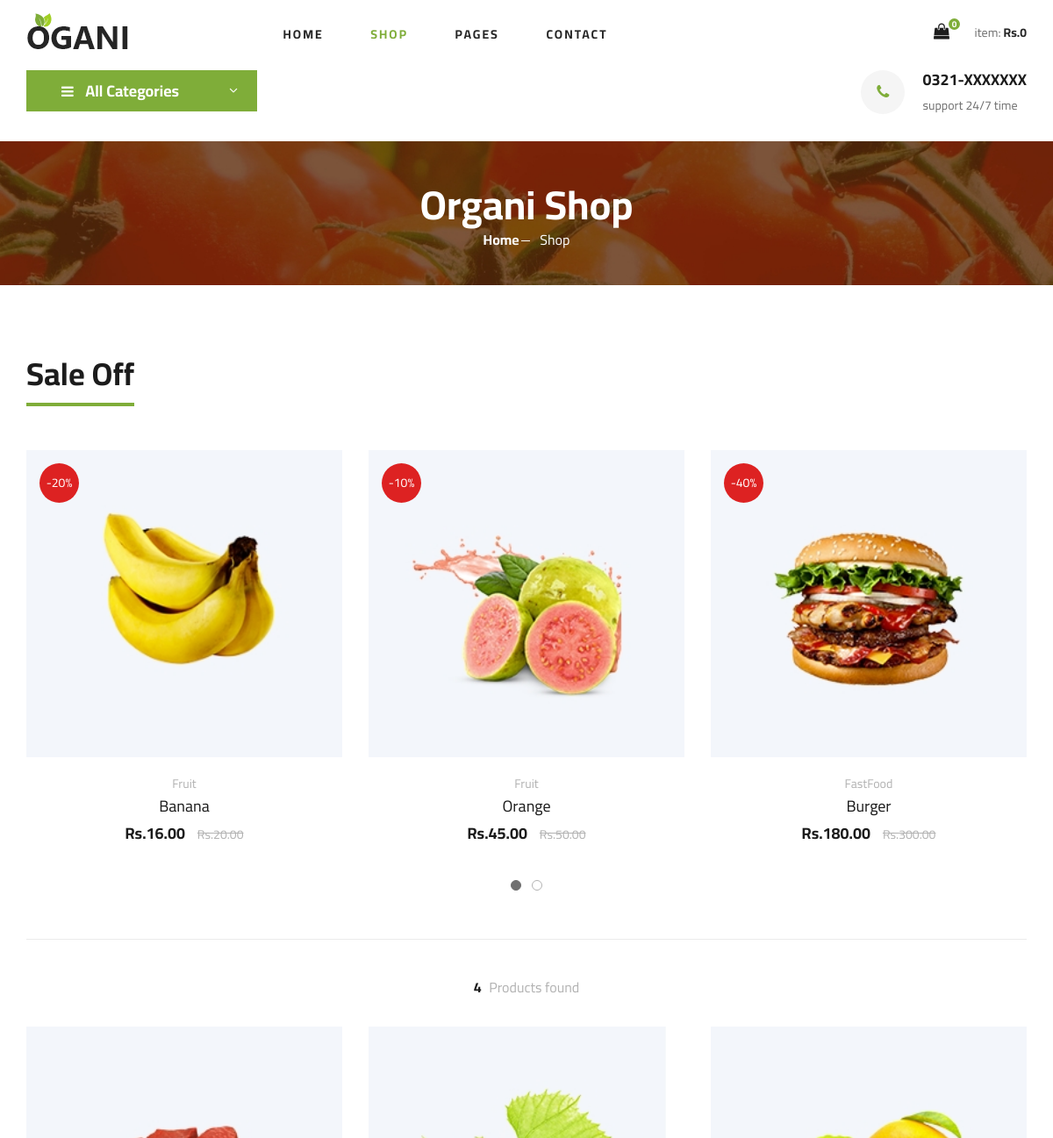
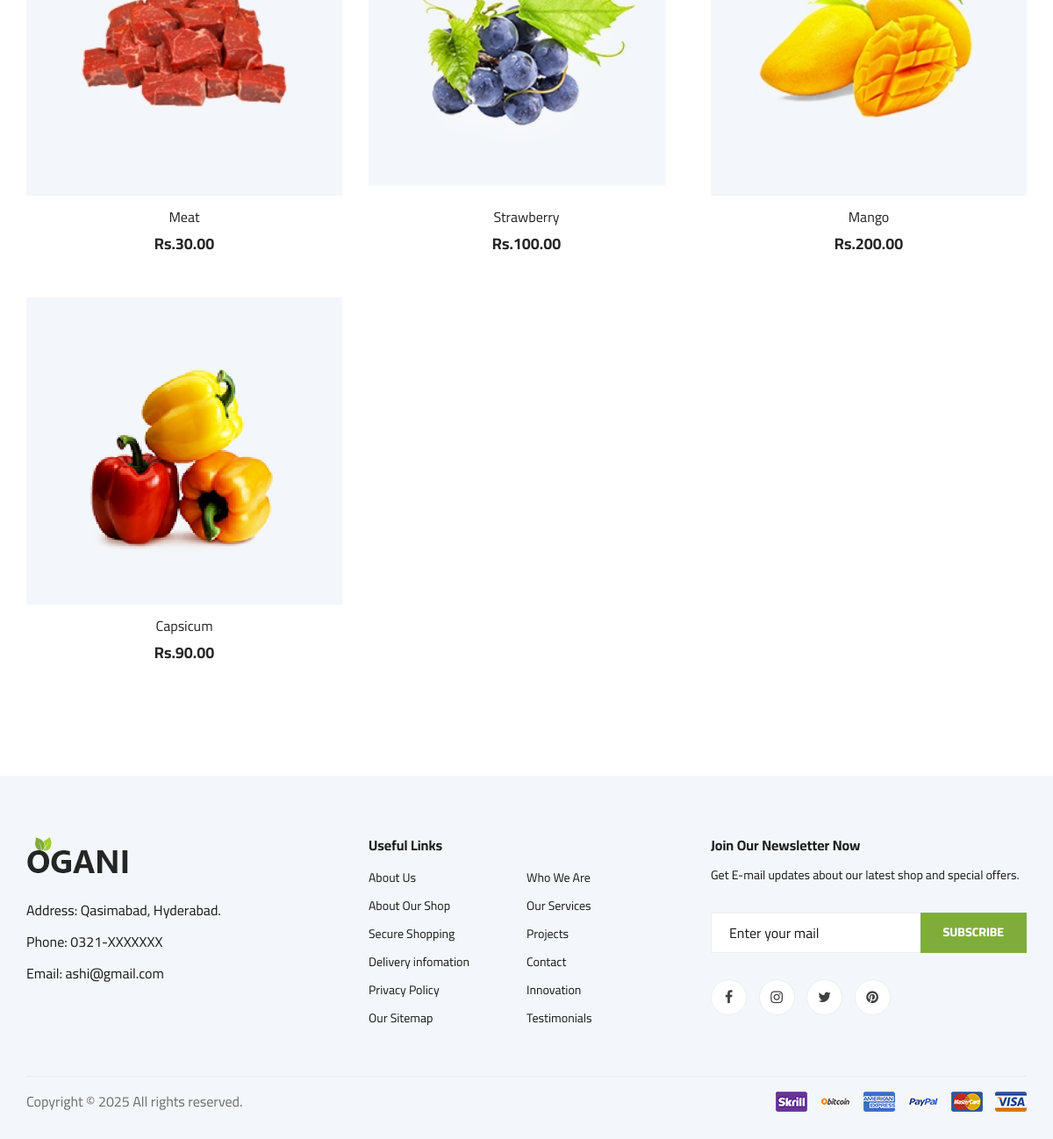
The app's page /shop-grid.php with its own data (2 pictures, top to bottom).
### tables this page shows
CREATE TABLE `products` (
  `ID` int(11) NOT NULL,
  `NAME` varchar(20) NOT NULL,
  `PRICE` int(11) NOT NULL,
  `IMAGE` varchar(200) NOT NULL,
  `DISCOUNT` int(11) NOT NULL,
  `CATEGORY` varchar(50) DEFAULT NULL,
  `product_qty` int(11) DEFAULT 0,
  `product_details` varchar(500) DEFAULT NULL
);

### shop-grid.php (the view, shortened to what this page needs)
<!DOCTYPE html>
<html lang="zxx">
<head>
    <link rel="stylesheet" href="css/bootstrap.min.css" type="text/css">
    <link rel="stylesheet" href="css/font-awesome.min.css" type="text/css">
    <link rel="stylesheet" href="css/elegant-icons.css" type="text/css">
    <link rel="stylesheet" href="css/nice-select.css" type="text/css">
    <link rel="stylesheet" href="css/jquery-ui.min.css" type="text/css">
    <link rel="stylesheet" href="css/owl.carousel.min.css" type="text/css">
    <link rel="stylesheet" href="css/slicknav.min.css" type="text/css">
    <link rel="stylesheet" href="css/style.css" type="text/css">
</head>
<body>
    <header class="header">
        <div class="container">
            <div class="row">
                <div class="col-lg-3">
                    <div class="header__logo">
                        <a href="./index.php"><img src="img/logo.png" alt=""></a>
                    </div>
                </div>
                <div class="col-lg-6">
                    <nav class="header__menu">
                        <ul>
                            <li><a href="./index.php">Home</a></li>
                            <li class="active"><a href="./shop-grid.php">Shop</a></li>
                            <li><a href="#">Pages</a>
                            </li>
                            <li><a href="./contact.php">Contact</a></li>
                        </ul>
                    </nav>
                </div>
                <div class="col-lg-3">
                    <div class="header__cart">
                        <?php include ('cart_info.php'); ?>
                    </div>
                </div>
            </div>
        </div>
    </header>
    <section class="hero hero-normal">
        <div class="container">
            <div class="row">
                <div class="col-lg-3">
                    <div class="hero__categories">
                        <div class="hero__categories__all">
                            <i class="fa fa-bars"></i>
                            <span>All Categories</span>
                        </div>
                    </div>
                </div>
                <div class="col-lg-9">
                    <div class="hero__search">
                        <div class="hero__search__phone">
                            <div class="hero__search__phone__icon">
                                <i class="fa fa-phone"></i>
                            </div>
                            <div class="hero__search__phone__text">
                                <h5>0321-XXXXXXX</h5>
                                <span>support 24/7 time</span>
                            </div>
                        </div>
                    </div>
                </div>
            </div>
        </div>
    </section>
    <section class="breadcrumb-section set-bg" data-setbg="img/breadcrumb.jpg">
        <div class="container">
            <div class="row">
                <div class="col-lg-12 text-center">
                    <div class="breadcrumb__text">
                        <h2>Organi Shop</h2>
                        <div class="breadcrumb__option">
                            <a href="./index.php">Home</a>
                            <span>Shop</span>
                        </div>
                    </div>
                </div>
            </div>
        </div>
    </section>
    <section class="product spad">
        <div class="container">
            <div class="row">
                <div class="col-lg-12 col-md-7">
                    <div class="product__discount">
                        <div class="section-title product__discount__title">
                            <h2>Sale Off</h2>
                        </div>
                        <div class="row">
                            <div class="product__discount__slider owl-carousel">
                                <?php
                                $query = "SELECT *, (price - (price * (discount / 100))) AS discounted_price
                                FROM products
                                WHERE discount > 0";
                                $result = mysqli_query($con, $query);
                                while ($data = mysqli_fetch_array($result)) {
                                    $name = $data[1];
                                    $price = $data[2];
                                    $image = $data[3];
                                    $discount = $data[4];
                                    $category = $data[5];
                                    $discounted_price = number_format($data['discounted_price'], 2);
                                    ?>
                                    <div class="col-lg-4">
                                        <div class="product__discount__item">
                                            <div class="product__discount__item__pic set-bg"
                                                data-setbg="img/product/<?php echo $image; ?>" style="height: 350px;">
                                                <div class="product__discount__percent">-<?php echo $discount; ?>%</div>
                                            </div>
                                            <div class="product__discount__item__text">
                                                <span><?php echo $category; ?></span>
                                                <h5><a href="#"><?php echo $name; ?></a></h5>
                                                <div class="product__item__price">Rs.<?php echo $discounted_price; ?>
                                                    <span>Rs.<?php echo $price; ?>.00</span>
                                                </div>
                                            </div>
                                        </div>
                                    </div>
                                <?php } ?>
                            </div>
                        </div>
                    </div>
                    <div class="filter__item">
                        <div class="row">
                            <div class="col-lg-12 col-md-12">
                                <div class="filter__found">
                                    <?php
                                    $query = "SELECT COUNT(*) AS total_items FROM products where discount = 0; ";
                                    $result = mysqli_query($con, $query);
                                    $data = mysqli_fetch_assoc($result);
                                    $total_items = $data['total_items'];
                                    ?>
                                    <h6><span><?php echo $total_items; ?></span> Products found</h6>
                                </div>
                            </div>
                        </div>
                    </div>
                    <div class="row">
                        <?php
                        $query = "SELECT * FROM products WHERE discount = 0;";
                        $r = mysqli_query($con, $query);
                        while ($data = mysqli_fetch_array($r)) {
                            ?>
                            <div class="col-lg-4 col-md-6 col-sm-6">
                                <div class="product__item">
                                    <div class="product__item__pic set-bg" data-setbg="img/product/<?php echo $data[3]; ?>" style="height: 350px;">
                                    </div>
                                    <div class="product__item__text">
                                        <h6><a href="#"><?php echo $data[1]; ?></a></h6>
                                        <h5>Rs.<?php echo $data[2]; ?>.00</h5>
                                    </div>
                                </div>
                            </div>
                        <?php } ?>
                    </div>
                </div>
            </div>
        </div>
    </section>
    <footer class="footer spad">
        <div class="container">
            <div class="row">
                <div class="col-lg-3 col-md-6 col-sm-6">
                    <div class="footer__about">
                        <div class="footer__about__logo">
                            <a href="./index.html"><img src="img/logo.png" alt=""></a>
                        </div>
                        <ul>
                            <li>Address: Qasimabad, Hyderabad.</li>
                            <li>Phone: 0321-XXXXXXX</li>
                            <li>Email: ashi@gmail.com</li>
                        </ul>
                    </div>
                </div>
                <div class="col-lg-4 col-md-6 col-sm-6 offset-lg-1">
                    <div class="footer__widget">
                        <h6>Useful Links</h6>
                        <ul>
                            <li><a href="#">About Us</a></li>
                            <li><a href="#">About Our Shop</a></li>
                            <li><a href="#">Secure Shopping</a></li>
                            <li><a href="#">Delivery infomation</a></li>
                            <li><a href="#">Privacy Policy</a></li>
                            <li><a href="#">Our Sitemap</a></li>
                        </ul>
                        <ul>
                            <li><a href="#">Who We Are</a></li>
                            <li><a href="#">Our Services</a></li>
                            <li><a href="#">Projects</a></li>
                            <li><a href="#">Contact</a></li>
                            <li><a href="#">Innovation</a></li>
                            <li><a href="#">Testimonials</a></li>
                        </ul>
                    </div>
                </div>
                <div class="col-lg-4 col-md-12">
                    <div class="footer__widget">
                        <h6>Join Our Newsletter Now</h6>
                        <p>Get E-mail updates about our latest shop and special offers.</p>
                        <form action="#">
                            <input type="text" placeholder="Enter your mail">
                            <button type="submit" class="site-btn">Subscribe</button>
                        </form>
                        <div class="footer__widget__social">
                            <a href="#"><i class="fa fa-facebook"></i></a>
                            <a href="#"><i class="fa fa-instagram"></i></a>
                            <a href="#"><i class="fa fa-twitter"></i></a>
                            <a href="#"><i class="fa fa-pinterest"></i></a>
                        </div>
                    </div>
                </div>
            </div>
            <div class="row">
                <div class="col-lg-12">
                    <div class="footer__copyright">
                        <div class="footer__copyright__text">
                            <p>
                                Copyright &copy;
                                <script>document.write(new Date().getFullYear());</script> All rights reserved.
                            </p>
                        </div>
                        <div class="footer__copyright__payment"><img src="img/payment-item.png" alt=""></div>
                    </div>
                </div>
            </div>
        </div>
    </footer>
</body>
</html>

### records on screen
products: shows a picture, DISCOUNT "20", CATEGORY "Fruit", NAME "Banana", discounted_price "16.00", PRICE "20"
products: shows a picture, DISCOUNT "10", CATEGORY "Fruit", NAME "Orange", discounted_price "45.00", PRICE "50"
products: shows a picture, DISCOUNT "40", CATEGORY "FastFood", NAME "Burger", discounted_price "180.00", PRICE "300"
products: shows a picture, NAME "Meat", PRICE "30"
products: shows a picture, NAME "Strawberry", PRICE "100"
products: shows a picture, NAME "Mango", PRICE "200"
products: shows a picture, NAME "Capsicum", PRICE "90"

### other values on screen
$total_count "0"
$total_price "0"
$total_items "4"
